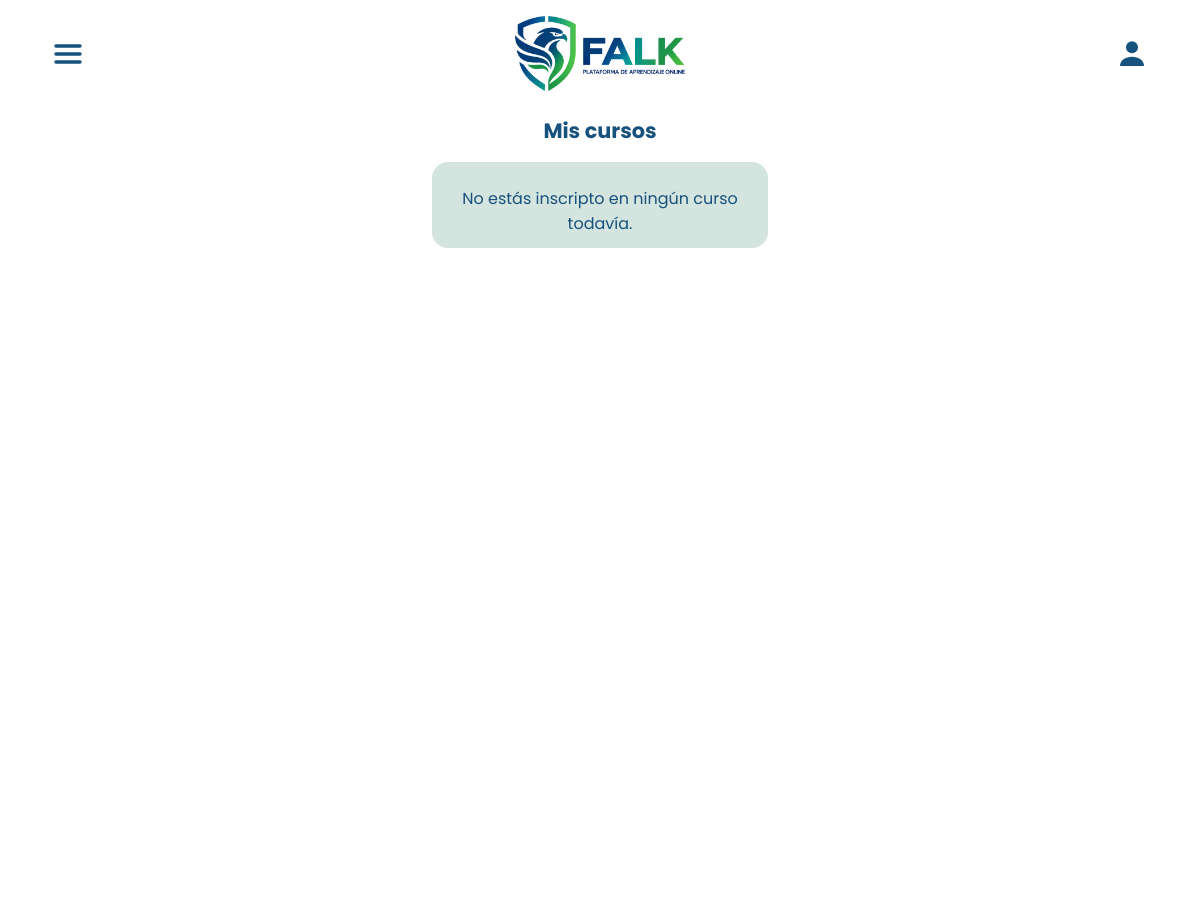
Before: /pages-back/mis-cursos.php (signed in) with the older database file.
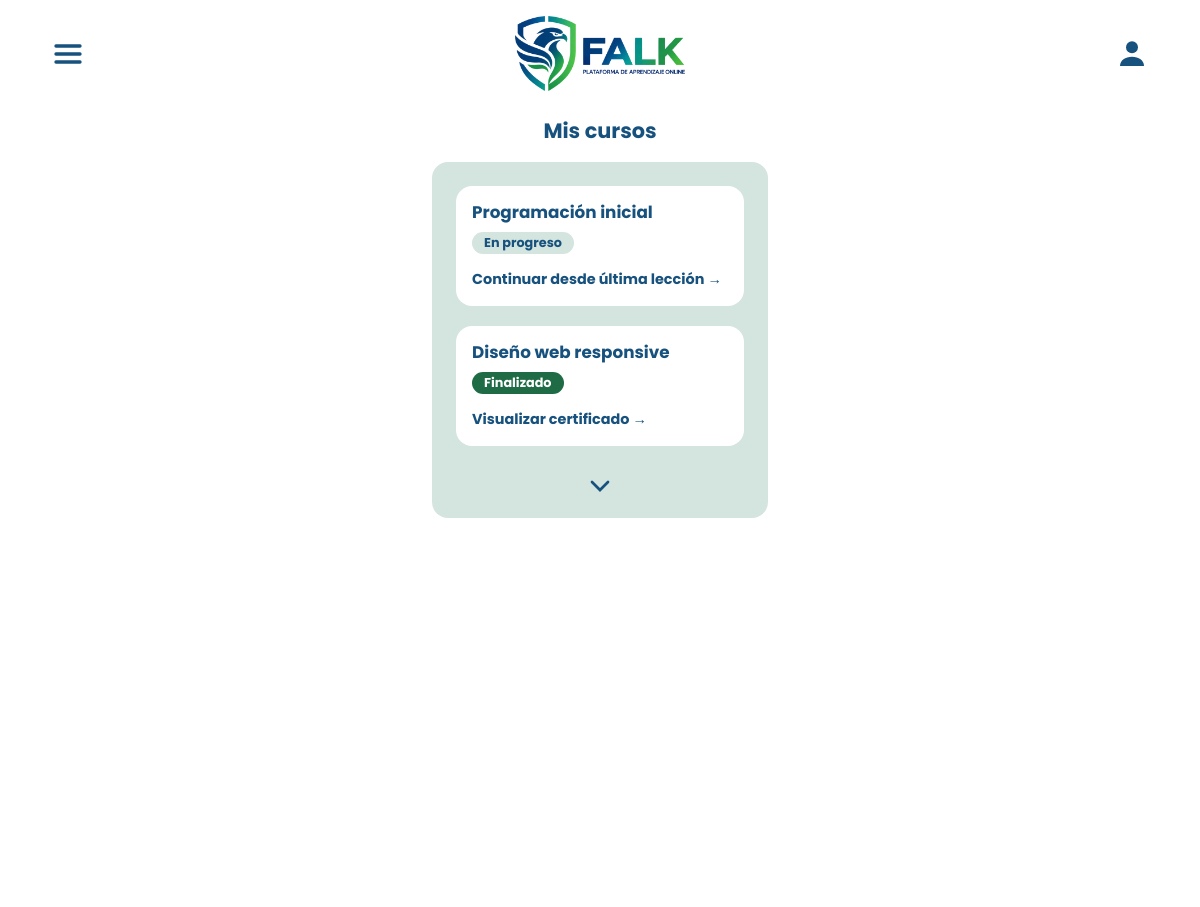
After: the same page with the newer database file.
### tables this page shows
CREATE TABLE `cursos` (
  `id` int(11) NOT NULL,
  `user_id` int(11) NOT NULL,
  `nombre` varchar(255) NOT NULL,
  `estado` enum('en_progreso','finalizado') DEFAULT 'en_progreso',
  `fecha_fin` date DEFAULT NULL
);

### config/cursos-mock.php (called while the page is built, shortened)
<?php
function obtenerCursosDeUsuario(int $user_id): array {
    try {
        $pdo = DB::getConnection();
        $sql = "SELECT id, nombre, estado, fecha_fin FROM cursos WHERE user_id = ?";
        $stmt = $pdo->prepare($sql);
        $stmt->execute([$user_id]);
        return $stmt->fetchAll();
    } catch (PDOException $e) {
        return [];
    }
}
?>

### pages-back/mis-cursos.php (the view, shortened to what this page needs)
<?php
require_once __DIR__ . '/../config/cursos-mock.php';
$usuario_id = $_SESSION['user_id'];
$cursos_del_usuario = obtenerCursosDeUsuario($usuario_id);
?>
<!DOCTYPE html>
<html lang="es">
<head>
    <link rel="stylesheet" href="../styles/styles.css">
</head>
<body>
    <header class="barra-superior">
        <button type="button" class="boton-icono" id="boton-menu" aria-label="Abrir menú">
            <svg viewBox="0 0 24 24" fill="none" stroke="currentColor" stroke-width="2.5" stroke-linecap="round"><line x1="3" y1="6" x2="21" y2="6"/><line x1="3" y1="12" x2="21" y2="12"/><line x1="3" y1="18" x2="21" y2="18"/></svg>
        </button>
        <img src="../pictures/logo-falk.png" alt="FALK" class="logo">
        <a href="perfil.php" class="boton-icono" aria-label="Mi perfil">
            <svg viewBox="0 0 24 24" fill="currentColor"><circle cx="12" cy="7" r="4.5"/><path d="M3 21c0-4.4 4-7 9-7s9 2.6 9 7z"/></svg>
        </a>
    </header>
    <main class="contenedor-principal">
        <section class="seccion-home">
            <h2>Mis cursos</h2>
            <div class="contenedor-cursos">
                <?php
                $contador = 0;
                if (empty($cursos_del_usuario)) {
                    echo "<p>No estás inscripto en ningún curso todavía.</p>";
                } else {
                    foreach ($cursos_del_usuario as $curso) {
                        $contador++;
                        $clasesCss = "tarjeta-curso";
                        if ($contador > 2) {
                            $clasesCss .= " curso-extra oculto";
                        }
                        $estadoCss = ($curso['estado'] === 'finalizado') ? 'finalizado' : 'en-progreso';
                        $estadoTexto = ($curso['estado'] === 'finalizado') ? 'Finalizado' : 'En progreso';
                        $enlace = ($curso['estado'] === 'finalizado')
                            ? "certificado.php?curso=" . urlencode($curso['id'])
                            : "../pages-front/leccion-mock.html?curso=" . urlencode(strtolower(str_replace(' ', '-', $curso['nombre'])));
                        $textoEnlace = ($curso['estado'] === 'finalizado') ? "Visualizar certificado" : "Continuar desde última lección";
                        ?>
                        <article class="<?php echo $clasesCss; ?>">
                            <h3><?php echo htmlspecialchars($curso['nombre']); ?></h3>
                            <p class="estado-curso <?php echo $estadoCss; ?>"><?php echo $estadoTexto; ?></p>
                            <a href="<?php echo $enlace; ?>" class="accion-curso"><?php echo $textoEnlace; ?> <span aria-hidden="true">→</span></a>
                        </article>
                    <?php
                    }
                }
                ?>
                <?php if (!empty($cursos_del_usuario) && count($cursos_del_usuario) > 2): ?>
                <button type="button" id="btn-mostrar-mas" class="boton-icono boton-desplegable" aria-label="Ver más cursos">
                    <svg viewBox="0 0 24 24" fill="none" stroke="currentColor" stroke-width="2" stroke-linecap="round"><polyline points="6 9 12 15 18 9"/></svg>
                </button>
                <?php endif; ?>
            </div>
        </section>
    </main>
</body>
</html>

### styles/styles.css (style rules this page uses)
* { margin: 0; padding: 0; box-sizing: border-box; }
body { background-color: #C2D9D1; font-family: "Poppins", Arial, sans-serif; color: #17517D; width: 100%; min-height: 100vh; }
.logo { width: 100%; max-width: 330px; height: auto; }
.barra-superior { display: flex; background-color: #FFFFFF; width: 100%; flex-direction: row; justify-content: space-between; align-items: center; padding: 16px 24px; gap: 16px; }
.barra-superior .logo { max-width: 170px; }
.boton-icono { display: flex; background: none; border: none; color: #17517D; cursor: pointer; padding: 4px; }
.boton-icono { transition: transform 0.15s ease; }
.boton-icono svg { width: 32px; height: 32px; }
#boton-menu { position: relative; z-index: 11; }
.contenedor-principal { background-color: #FFFFFF; min-height: 100vh; }
.seccion-home { display: flex; max-width: 400px; text-align: center; flex-direction: column; align-items: center; padding: 8px 32px 32px; margin: 0 auto; gap: 16px; }
.seccion-home h2 { font-size: 1.3rem; font-weight: 700; }
.contenedor-cursos { display: flex; background-color: #D4E4DE; border-radius: 16px; width: 100%; flex-direction: column; align-items: center; padding: 24px 24px 12px; gap: 20px; }
.tarjeta-curso { display: flex; background-color: #FFFFFF; border-radius: 16px; width: 100%; min-height: 120px; text-align: left; flex-direction: column; align-items: flex-start; padding: 16px; gap: 8px; }
.tarjeta-curso h3 { font-size: 1.05rem; line-height: 1.3; }
.estado-curso { font-size: 0.8rem; font-weight: 700; border-radius: 999px; padding: 2px 12px; }
.estado-curso.en-progreso { color: #17517D; background-color: #D4E4DE; }
.estado-curso.finalizado { color: #FFFFFF; background-color: #1E6B45; }
.accion-curso { margin-top: auto; font-size: 0.9rem; font-weight: 700; color: #17517D; text-decoration: none; }
@media (min-width: 768px) { .logo { max-width: 380px; } }
@media (min-width: 768px) { .barra-superior { padding: 16px 48px; gap: 16px; } }
.boton-desplegable { transition: transform 0.3s ease; }

Changed rows visible on the page:
added cursos: nombre "Programación inicial", estado "En progreso", estado "Continuar desde última lección"
added cursos: nombre "Diseño web responsive", estado "Finalizado", estado "Visualizar certificado"
Other visible differences:
text no longer shown: "No estás inscripto en ningún curso todavía."
